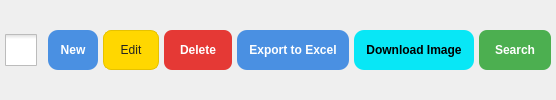
         <widget class="QWidget" name="widget_button_tabin" native="true">
          <layout class="QHBoxLayout" name="inputButtonLayout">
           <property name="spacing">
            <number>5</number>
           </property>
           <property name="leftMargin">
            <number>5</number>
           </property>
           <property name="topMargin">
            <number>5</number>
           </property>
           <property name="rightMargin">
            <number>5</number>
           </property>
           <property name="bottomMargin">
            <number>5</number>
           </property>
           <item>
            <widget class="QCheckBox" name="input_filter_component_id_checkBox">
             <property name="sizePolicy">
              <sizepolicy hsizetype="Fixed" vsizetype="Fixed">
               <horstretch>0</horstretch>
               <verstretch>0</verstretch>
              </sizepolicy>
             </property>
             <property name="font">
              <font>
               <weight>50</weight>
               <bold>false</bold>
              </font>
             </property>
             <property name="toolTip">
              <string>Sắp xếp dữ liệu cột ID</string>
             </property>
             <property name="styleSheet">
              <string notr="true">QCheckBox::indicator {
    width: 32px; /* Chiều rộng icon */
    height: 32px; /* Chiều cao icon */
}

QCheckBox::indicator:unchecked {
    image: url(:/icon/images/icon/filter_no.png); /* Đường dẫn đến biểu tượng unchecked */
}

QCheckBox::indicator:checked {
    image: url(:/icon/images/icon/filter_yes.png); /* Đường dẫn đến biểu tượng checked */
}
</string>
             </property>
             <property name="text">
              <string/>
             </property>
             <property name="checked">
              <bool>false</bool>
             </property>
            </widget>
           </item>
           <item>
            <widget class="QPushButton" name="input_new_button">
             <property name="sizePolicy">
              <sizepolicy hsizetype="Expanding" vsizetype="Maximum">
               <horstretch>0</horstretch>
               <verstretch>0</verstretch>
              </sizepolicy>
             </property>
             <property name="minimumSize">
              <size>
               <width>0</width>
               <height>40</height>
              </size>
             </property>
             <property name="maximumSize">
              <size>
               <width>16777215</width>
               <height>40</height>
              </size>
             </property>
             <property name="sizeIncrement">
              <size>
               <width>0</width>
               <height>40</height>
              </size>
             </property>
             <property name="font">
              <font>
               <pointsize>-1</pointsize>
               <weight>75</weight>
               <bold>true</bold>
              </font>
             </property>
             <property name="cursor">
              <cursorShape>PointingHandCursor</cursorShape>
             </property>
             <property name="styleSheet">
              <string notr="true">/* QPushButton styling */
QPushButton {
    background-color: #4a90e2;
    border: none;
    border-radius: 10px;
    color: #fff;
    font-size: 12px;
	font-weight: bold;
    padding: 6px 12px;
}

QPushButton:hover {
    background-color: #357ab7;
	font-size: 15px;
}

QPushButton:pressed {
    background-color: #2a6cae;
}

QPushButton:disabled {
    background-color: #ccc;
    color: #666;
}</string>
             </property>
             <property name="text">
              <string>New</string>
             </property>
             <property name="icon">
              <iconset resource="lib_icon_InventoryManagement.qrc">
               <normaloff>:/icon/images/icon/New.png</normaloff>:/icon/images/icon/New.png</iconset>
             </property>
             <property name="iconSize">
              <size>
               <width>32</width>
               <height>32</height>
              </size>
             </property>
            </widget>
           </item>
           <item>
            <widget class="QPushButton" name="input_edit_button">
             <property name="sizePolicy">
              <sizepolicy hsizetype="Expanding" vsizetype="Maximum">
               <horstretch>0</horstretch>
               <verstretch>0</verstretch>
              </sizepolicy>
             </property>
             <property name="minimumSize">
              <size>
               <width>0</width>
               <height>40</height>
              </size>
             </property>
             <property name="maximumSize">
              <size>
               <width>16777215</width>
               <height>40</height>
              </size>
             </property>
             <property name="sizeIncrement">
              <size>
               <width>0</width>
               <height>40</height>
              </size>
             </property>
             <property name="font">
              <font>
               <pointsize>-1</pointsize>
              </font>
             </property>
             <property name="cursor">
              <cursorShape>PointingHandCursor</cursorShape>
             </property>
             <property name="styleSheet">
              <string notr="true">/* QPushButton - Modern style */
QPushButton {
    background-color: #ffd700;        /* Màu vàng mềm hơn */
    border: 1px solid #e6c200;        /* Viền nhẹ để tạo chiều sâu */
    border-radius: 8px;               /* Bo góc nhẹ nhàng */
    color: #222;                      /* Màu chữ tối hơn để dễ đọc */
    font-size: 12px;
    padding: 8px 16px;
}

QPushButton:hover {
    background-color: #ffc400;        /* Vàng đậm khi hover */
    font-size: 15px;
}

QPushButton:pressed {
    background-color: #e6b800;        /* Màu nhấn mạnh hơn */
    color: white;
}

QPushButton:disabled {
    background-color: #f0f0f0;
    border: 1px solid #ccc;
    color: #aaa;
}
</string>
             </property>
             <property name="text">
              <string>Edit</string>
             </property>
             <property name="icon">
              <iconset resource="lib_icon_InventoryManagement.qrc">
               <normaloff>:/icon/images/icon/Edit.png</normaloff>:/icon/images/icon/Edit.png</iconset>
             </property>
             <property name="iconSize">
              <size>
               <width>32</width>
               <height>32</height>
              </size>
             </property>
            </widget>
           </item>
           <item>
            <widget class="QPushButton" name="input_delete_button">
             <property name="sizePolicy">
              <sizepolicy hsizetype="Expanding" vsizetype="Maximum">
               <horstretch>0</horstretch>
               <verstretch>0</verstretch>
              </sizepolicy>
             </property>
             <property name="minimumSize">
              <size>
               <width>0</width>
               <height>40</height>
              </size>
             </property>
             <property name="maximumSize">
              <size>
               <width>16777215</width>
               <height>40</height>
              </size>
             </property>
             <property name="sizeIncrement">
              <size>
               <width>0</width>
               <height>40</height>
              </size>
             </property>
             <property name="font">
              <font>
               <pointsize>-1</pointsize>
               <weight>75</weight>
               <bold>true</bold>
              </font>
             </property>
             <property name="cursor">
              <cursorShape>PointingHandCursor</cursorShape>
             </property>
             <property name="styleSheet">
              <string notr="true">/* QPushButton - Red alert style */
QPushButton {
    background-color: #e53935;       /* Đỏ cảnh báo hiện đại */
    border: none;
    border-radius: 8px;
    color: white;
    font-size: 12px;
    font-weight: bold;
    padding: 8px 16px;
}

QPushButton:hover {
    background-color: #d32f2f;       /* Đỏ đậm hơn khi hover */
	font-size: 15px;
}

QPushButton:pressed {
    background-color: #b71c1c;       /* Đỏ tối khi nhấn */
}

QPushButton:disabled {
    background-color: #e0e0e0;
    color: #999;
}
</string>
             </property>
             <property name="text">
              <string>Delete</string>
             </property>
             <property name="icon">
              <iconset resource="lib_icon_InventoryManagement.qrc">
               <normaloff>:/icon/images/icon/Delete.png</normaloff>:/icon/images/icon/Delete.png</iconset>
             </property>
             <property name="iconSize">
              <size>
               <width>32</width>
               <height>32</height>
              </size>
             </property>
            </widget>
           </item>
           <item>
            <widget class="QPushButton" name="input_export_button">
             <property name="sizePolicy">
              <sizepolicy hsizetype="Expanding" vsizetype="Maximum">
               <horstretch>0</horstretch>
               <verstretch>0</verstretch>
              </sizepolicy>
             </property>
             <property name="minimumSize">
              <size>
               <width>0</width>
               <height>40</height>
              </size>
             </property>
             <property name="maximumSize">
              <size>
               <width>16777215</width>
               <height>40</height>
              </size>
             </property>
             <property name="sizeIncrement">
              <size>
               <width>0</width>
               <height>40</height>
              </size>
             </property>
             <property name="font">
              <font>
               <pointsize>-1</pointsize>
               <weight>75</weight>
               <bold>true</bold>
              </font>
             </property>
             <property name="cursor">
              <cursorShape>PointingHandCursor</cursorShape>
             </property>
             <property name="styleSheet">
              <string notr="true">/* QPushButton styling */
QPushButton {
    background-color: #4a90e2;
    border: none;
    border-radius: 10px;
    color: #fff;
    font-size: 12px;
	font-weight: bold;
    padding: 6px 12px;
}

QPushButton:hover {
    background-color: #357ab7;
	font-size: 14px;
}

QPushButton:pressed {
    background-color: #2a6cae;
}

QPushButton:disabled {
    background-color: #ccc;
    color: #666;
}</string>
             </property>
             <property name="text">
              <string>Export to Excel</string>
             </property>
             <property name="icon">
              <iconset resource="lib_icon_InventoryManagement.qrc">
               <normaloff>:/icon/images/icon/export_excel.png</normaloff>:/icon/images/icon/export_excel.png</iconset>
             </property>
             <property name="iconSize">
              <size>
               <width>32</width>
               <height>32</height>
              </size>
             </property>
            </widget>
           </item>
           <item>
            <widget class="QPushButton" name="input_down_button">
             <property name="sizePolicy">
              <sizepolicy hsizetype="Expanding" vsizetype="Maximum">
               <horstretch>0</horstretch>
               <verstretch>0</verstretch>
              </sizepolicy>
             </property>
             <property name="minimumSize">
              <size>
               <width>0</width>
               <height>40</height>
              </size>
             </property>
             <property name="maximumSize">
              <size>
               <width>16777215</width>
               <height>40</height>
              </size>
             </property>
             <property name="sizeIncrement">
              <size>
               <width>0</width>
               <height>40</height>
              </size>
             </property>
             <property name="font">
              <font>
               <pointsize>-1</pointsize>
               <weight>75</weight>
               <bold>true</bold>
              </font>
             </property>
             <property name="cursor">
              <cursorShape>PointingHandCursor</cursorShape>
             </property>
             <property name="styleSheet">
              <string notr="true">/* QPushButton styling */
QPushButton {
    background-color: #08e7f6;
    border: none;
    border-radius: 10px;
    font-size: 12px;
	font-weight: bold;
    padding: 6px 12px;
}

QPushButton:hover {
    background-color: #08d1f6;
	font-size: 14px;
}

QPushButton:pressed {
    background-color: #08d1f6;
}

QPushButton:disabled {
    background-color: #ccc;
    color: #666;
}</string>
             </property>
             <property name="text">
              <string>Download Image</string>
             </property>
             <property name="icon">
              <iconset resource="lib_icon_InventoryManagement.qrc">
               <normaloff>:/icon/images/icon/down_image.png</normaloff>:/icon/images/icon/down_image.png</iconset>
             </property>
             <property name="iconSize">
              <size>
               <width>32</width>
               <height>32</height>
              </size>
             </property>
            </widget>
           </item>
           <item>
            <widget class="QPushButton" name="input_search_button">
             <property name="sizePolicy">
              <sizepolicy hsizetype="Expanding" vsizetype="Maximum">
               <horstretch>0</horstretch>
               <verstretch>0</verstretch>
              </sizepolicy>
             </property>
             <property name="minimumSize">
              <size>
               <width>0</width>
               <height>40</height>
              </size>
             </property>
             <property name="maximumSize">
              <size>
               <width>16777215</width>
               <height>40</height>
              </size>
             </property>
             <property name="sizeIncrement">
              <size>
               <width>0</width>
               <height>40</height>
              </size>
             </property>
             <property name="font">
              <font>
               <pointsize>-1</pointsize>
               <weight>75</weight>
               <bold>true</bold>
              </font>
             </property>
             <property name="cursor">
              <cursorShape>PointingHandCursor</cursorShape>
             </property>
             <property name="styleSheet">
              <string notr="true">/* QPushButton - Green modern style */
QPushButton {
    background-color: #4CAF50;       /* Xanh lá hiện đại */
    border: none;
    border-radius: 8px;
    color: white;
    font-size: 12px;
    font-weight: bold;
    padding: 8px 16px;
}

QPushButton:hover {
    background-color: #45a049;       /* Xanh đậm hơn khi hover */
    font-size: 15px;                 /* Giữ font-size, không nhảy */
}

QPushButton:pressed {
    background-color: #3e8e41;       /* Xanh tối hơn khi nhấn */
}

QPushButton:disabled {
    background-color: #d3d3d3;
    color: #888;
}
</string>
             </property>
             <property name="text">
              <string>Search</string>
             </property>
             <property name="icon">
              <iconset resource="lib_icon_InventoryManagement.qrc">
               <normaloff>:/icon/images/icon/Search.png</normaloff>:/icon/images/icon/Search.png</iconset>
             </property>
             <property name="iconSize">
              <size>
               <width>32</width>
               <height>32</height>
              </size>
             </property>
            </widget>
           </item>
          </layout>
         </widget>
